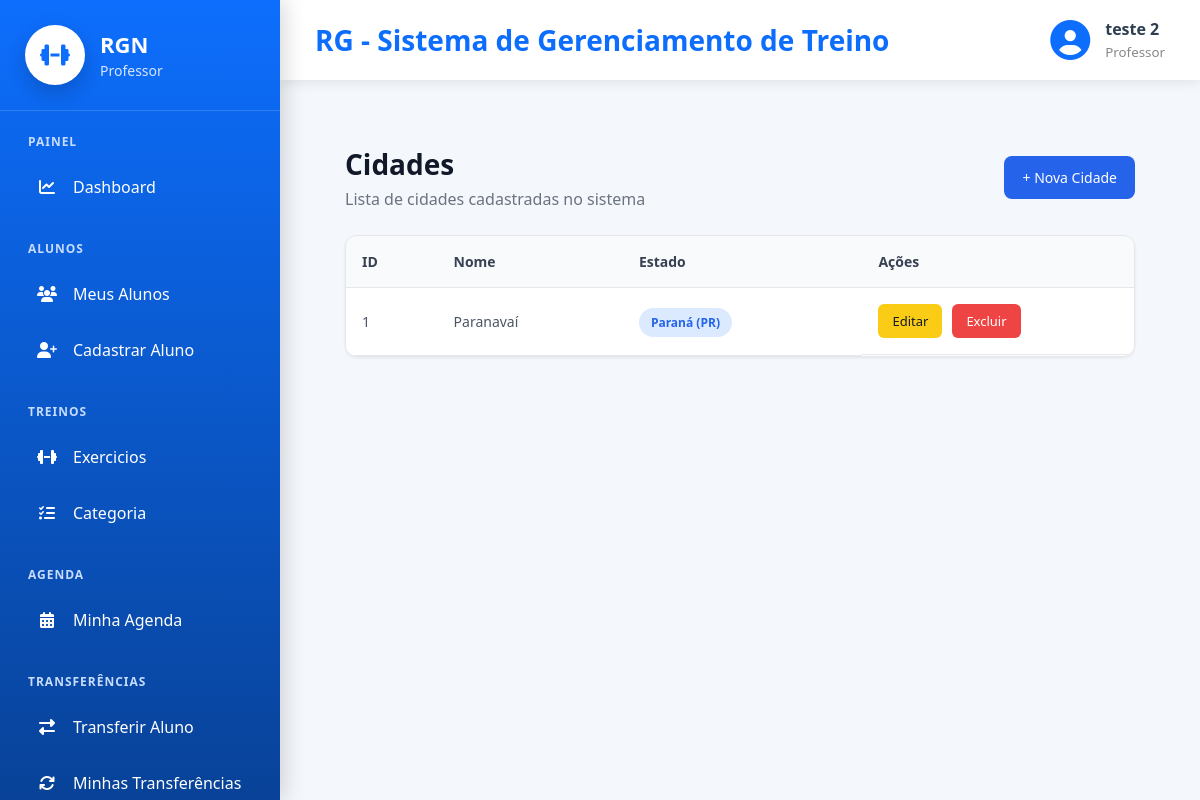
/cadastros/listar/cidade/ (signed in), run on the app's committed database.
### cadastros/models.py (models this page shows, shortened)
class Auditoria(models.Model):
    cadastrado_em = models.DateTimeField(auto_now_add=True, verbose_name="Cadastrado em")
    atualizado_em = models.DateTimeField(auto_now=True, verbose_name="Atualizado em")
    class Meta:
        abstract = True

class Pessoa(Auditoria):
    TIPO_CHOICES = [
        ('ALUNO', 'Aluno'),
        ('PROFESSOR', 'Professor')
    ]
    SEXO_CHOICES = [
        ('M', 'Masculino'),
        ('F', 'Feminino'),
        ('O', 'Outro'),
    ]
    NIVEL_CHOICES = [
        (1, 'Iniciante'),
        (2, 'Intermediário'),
        (3, 'Avançado'),
    ]
    tipo = models.CharField(max_length=20, choices=TIPO_CHOICES, verbose_name="Tipo de Pessoa")
    nome = models.CharField(max_length=50, verbose_name="Nome")
    idade = models.IntegerField(verbose_name="Idade", null=True, blank=True)
    cpf = models.CharField(max_length=11, unique=True, verbose_name="CPF")
    telefone = models.CharField(max_length=15, verbose_name="Telefone")
    objetivo = models.TextField(verbose_name="Objetivo", null=True, blank=True)
    sexo = models.CharField(max_length=20, choices=SEXO_CHOICES, verbose_name="Sexo", null=True, blank=True)
    nivel = models.IntegerField(choices=NIVEL_CHOICES, verbose_name="Nível", null=True, blank=True)
    cidade = models.ForeignKey(Cidade, on_delete=models.PROTECT)
    professor = models.ForeignKey("self", on_delete=models.PROTECT, related_name="alunos", limit_choices_to={"tipo": "PROFESSOR"}, null=True, blank=True)
    usuario = models.OneToOneField("auth.User", on_delete=models.CASCADE, related_name="pessoa_usuario")

class Cidade(Auditoria):
    nome = models.CharField(max_length=50, verbose_name="Nome da Cidade")
    estado = models.ForeignKey(Estado, on_delete=models.PROTECT)

class Estado(Auditoria):
    nome = models.CharField(max_length=50, verbose_name="Nome do Estado")
    sigla = models.CharField(max_length=2, verbose_name="Sigla")
    def __str__(self):
        return "{} ({})".format(self.nome, self.sigla)

### cadastros/views.py (the view)
# urls.py: path('listar/cidade/', CidadeList.as_view(), name="listar-cidade"),
class CidadeList(LoginRequiredMixin, GroupRequiredMixin, ListView):
    login_url = reverse_lazy('login')
    model = Cidade
    template_name = 'cadastros/listar_cidades.html'
    group_required = ["Administrador"]

### cadastros/templates/cadastros/listar_cidades.html
{% extends 'modelo.html' %}
{% load static %}
{% block css %}
<link rel="stylesheet" href="{% static 'css/cadastros/listar_cidades.css' %}">
<link rel="stylesheet" href="{% static 'css/paginas/modelo.css' %}">
{% endblock %}
{% block main %}
<div class="list-container">
    <div class="list-header">
        <div>
            <h2>Cidades</h2>
            <p>Lista de cidades cadastradas no sistema</p>
        </div>
        <a href="{% url 'cadastrar-cidade' %}" class="btn-novo">
            + Nova Cidade
        </a>
    </div>
    <div class="table-container">
        <table class="table-list">
            <thead>
                <tr>
                    <th>ID</th>
                    <th>Nome</th>
                    <th>Estado</th>
                    <th>Ações</th>
                </tr>
            </thead>
            <tbody>
                {% for cidade in object_list %}
                <tr>
                    <td>{{ cidade.id }}</td>
                    <td>{{ cidade.nome }}</td>
                    <td><span class="badge">{{ cidade.estado }}</span></td>
                    <td class="acoes">
                        <a href="{% url 'editar-cidade' cidade.id %}" class="btn-editar">Editar</a>
                        <a href="{% url 'excluir-cidade' cidade.id %}" class="btn-deletar">Excluir</a>
                    </td>
                </tr>
                {% empty %}
                <tr>
                    <td colspan="4" class="sem-registro">Nenhuma cidade cadastrada.</td>
                </tr>
                {% endfor %}
            </tbody>
        </table>
    </div>
</div>
{% endblock %}

### paginas/templates/modelo.html (shortened to what this page needs)
{% load static %}
<!DOCTYPE html>
<html lang="pt-br">
<head>
    <link rel="stylesheet" href="{% static 'css/paginas/modelo.css' %}">
    <link rel="stylesheet" href="{% static 'css/paginas/menu.css' %}">
    <link rel="stylesheet" href="{% static 'css/paginas/dashboard/dashboard_admin.css' %}">
    <link rel="stylesheet" href="{% static 'css/paginas/dashboard/dashboard_aluno.css' %}">
    <link rel="stylesheet" href="{% static 'css/paginas/dashboard/dashboard_professor.css' %}">
    <link rel="stylesheet"
          href="https://cdnjs.cloudflare.com/ajax/libs/font-awesome/6.7.2/css/all.min.css">
    {% block css %}
    {% endblock %}
</head>
<body>
<div class="layout">
    {% if request.user.is_authenticated %}
        {% if is_admin %}
            {% include 'menus/menu_admin.html' %}
        {% elif is_professor %}
            {% include 'menus/menu_professor.html' %}
        {% elif is_aluno %}
            {% include 'menus/menu_aluno.html' %}
        {% endif %}
    {% endif %}
    <div class="main-area">
        <header class="topbar">
            <div class="titulo">
                <h2>
                    {% block titulo %}
                        RG - Sistema de Gerenciamento de Treino
                    {% endblock %}
                </h2>
            </div>
            {% if request.user.is_authenticated %}
            <div class="usuario">
                <i class="fas fa-circle-user"></i>
                <div>
                    <strong>
                        {{ request.user.pessoa_usuario.nome }}
                    </strong>
                    <small>
                        {% if is_admin %}
                            Administrador
                        {% elif is_professor %}
                            Professor
                        {% elif is_aluno %}
                            Aluno
                        {% endif %}
                    </small>
                </div>
            </div>
            {% endif %}
        </header>
        <main class="conteudo">
            {% block main %}
            {% endblock %}
        </main>
    </div>
</div>
</body>
</html>

### static/css/paginas/modelo.css (style rules this page uses)
* { margin:0; padding:0; box-sizing:border-box; font-family:"Segoe UI",sans-serif; }
body { background:#f4f7fb; color:#2c3e50; }
.layout { display:flex; min-height:100vh; }
.main-area { margin-left:280px; width:calc(100% - 280px); display:flex; flex-direction:column; }
.topbar { height:80px; background:white; display:flex; justify-content:space-between; align-items:center; padding:0 35px; box-shadow:0 3px 12px rgba(0,0,0,.08); }
.titulo h2 { color:#0d6efd; font-size:28px; }
.usuario { display:flex; align-items:center; gap:15px; }
.usuario i { font-size:40px; color:#0d6efd; }
.usuario strong { display:block; font-size:16px; }
.usuario small { color:#888; }
.conteudo { flex:1; padding:35px; }

### static/css/paginas/menu.css (style rules this page uses)
.badge { background: #dc3545; color: white; font-size: 11px; font-weight: 700; padding: 2px 7px; border-radius: 10px; margin-left: auto; }

### static/css/paginas/dashboard/dashboard_admin.css (style rules this page uses)
* { margin:0; padding:0; box-sizing:border-box; }

### static/css/cadastros/listar_cidades.css (style rules this page uses)
.list-container { padding: 30px; }
.list-header { display: flex; align-items: center; justify-content: space-between; margin-bottom: 25px; }
.list-header h2 { font-size: 28px; color: #111827; margin-bottom: 5px; }
.list-header p { color: #6b7280; }
.btn-novo { background: #2563eb; color: #fff; padding: 12px 18px; border-radius: 8px; text-decoration: none; font-size: 14px; font-weight: 500; }
.table-container { background: #fff; border-radius: 12px; overflow-x: auto; border: 1px solid #e5e7eb; box-shadow: 0 1px 3px rgba(0,0,0,0.08); }
.table-list { width: 100%; border-collapse: collapse; min-width: 850px; }
.table-list thead { background: #f9fafb; }
.table-list th, .table-list td { padding: 16px; text-align: left; font-size: 14px; border-bottom: 1px solid #e5e7eb; }
.table-list th { color: #374151; }
.table-list td { color: #4b5563; }
.badge { background: #dbeafe; color: #2563eb; padding: 6px 12px; border-radius: 20px; font-size: 12px; font-weight: 600; }
.acoes { display: flex; gap: 10px; }
.btn-editar, .btn-deletar { padding: 8px 14px; border-radius: 6px; text-decoration: none; font-size: 13px; }
.btn-editar { background: #facc15; color: #111827; }
.btn-deletar { background: #ef4444; color: #fff; }

### data on the page
Cidade: id "1", nome "Paranavaí", estado "Paraná (PR)"

### other printed values
{{ request.user.pessoa_usuario.nome }} "teste 2"
